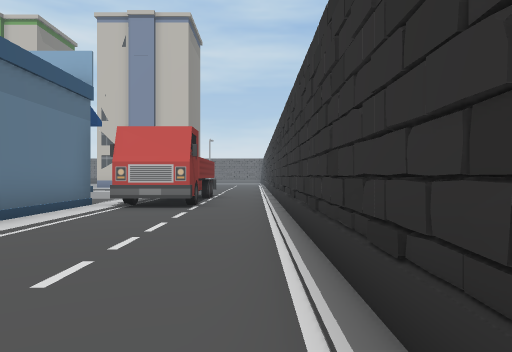
View 1 (above)

24 first-person views from a walk through a scene from a Unity 3-D project. The camera is 1.3 m above the floor, looks level and sees 70° across. The floor is counted in squares, 2 m on a side. Each view is taken from the middle of a square. On the plan, view 1 faces up. The plan holds only what a view shows up to about 11 squares ahead; the rest is blank. The place goes on beyond the plan. The player character is not drawn. Some animated figures are left out. Door leaves are left out, so doorways stand open. Some surface patterns are stand-ins.

View 2
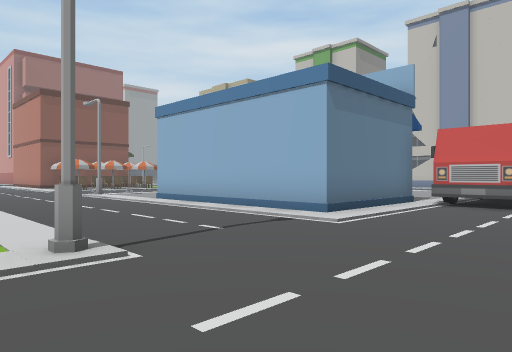

View 3
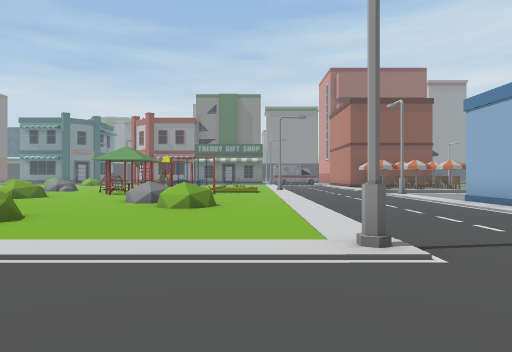

View 4
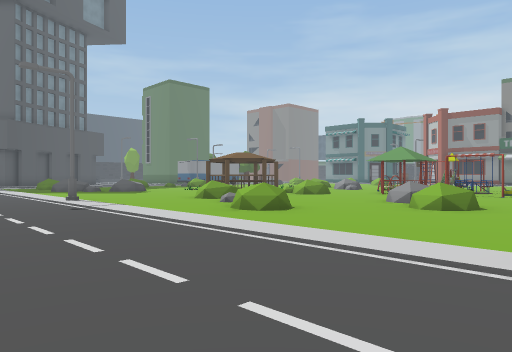

View 5
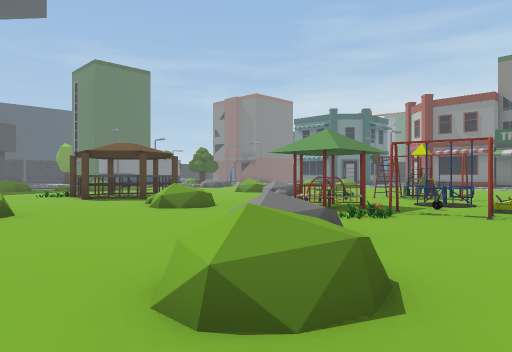

View 6
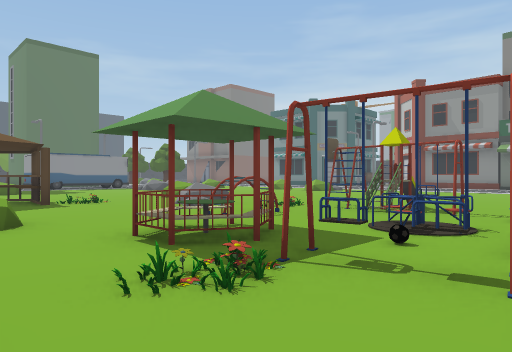

View 7
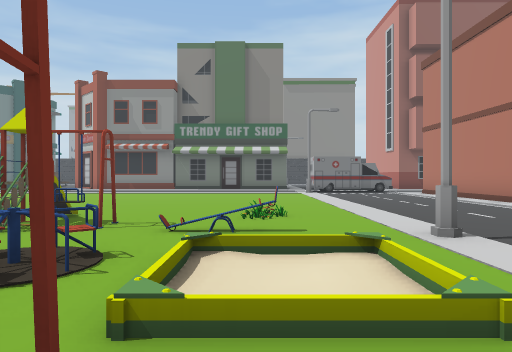

View 8
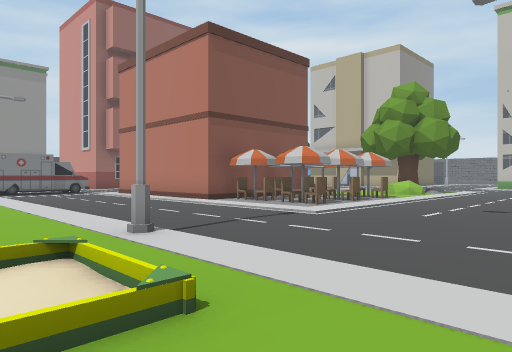

View 9
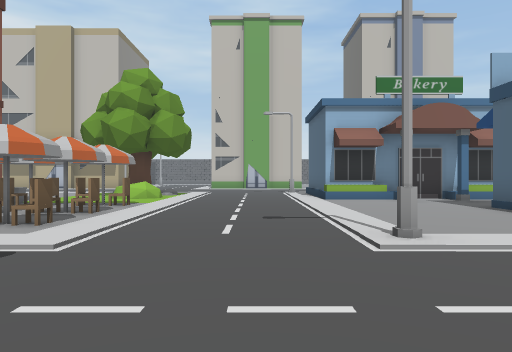

View 10
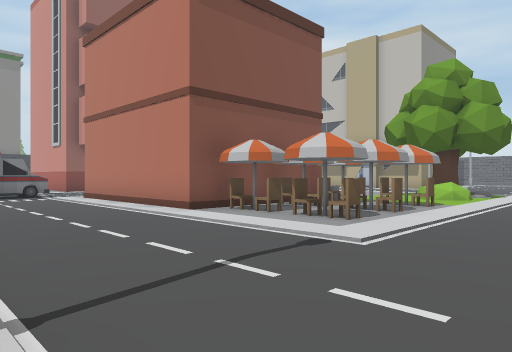

View 11
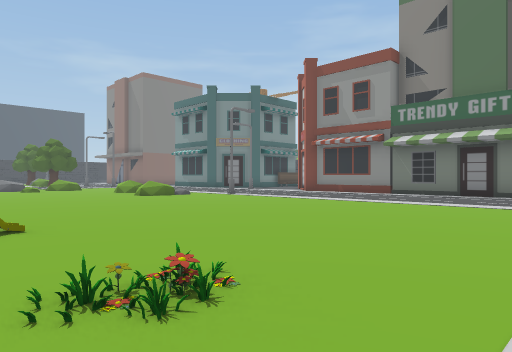

View 12
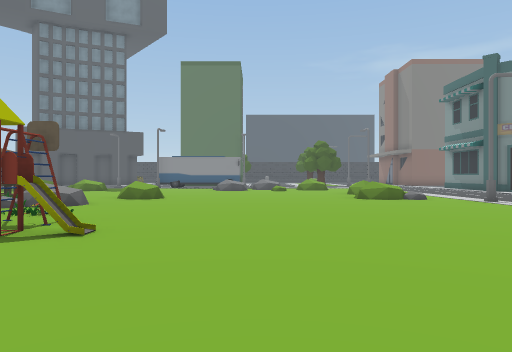

View 13
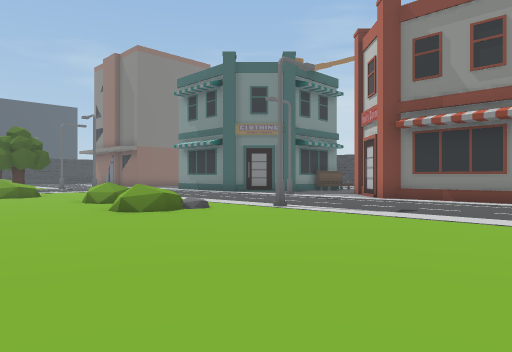

View 14
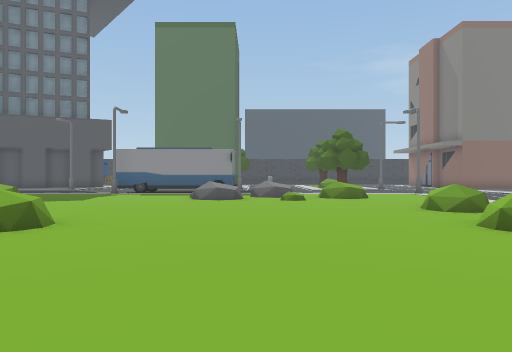

View 15
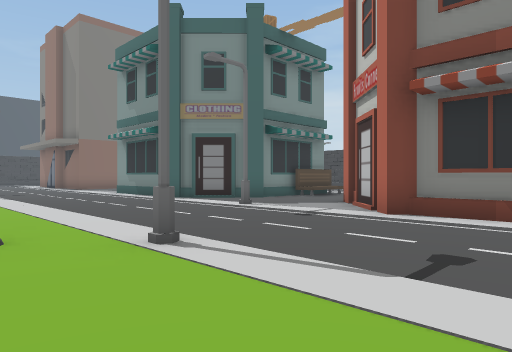

View 16
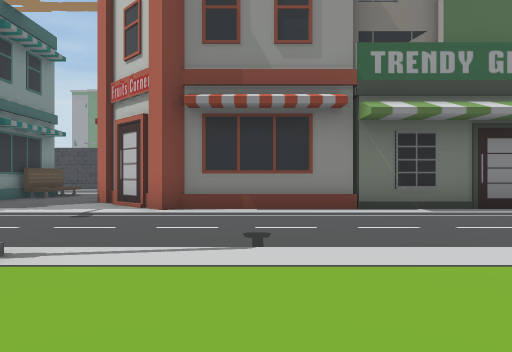

View 17
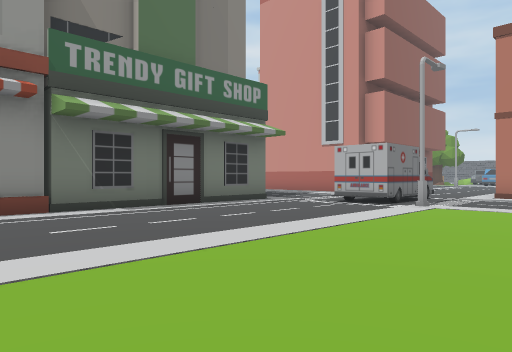

View 18
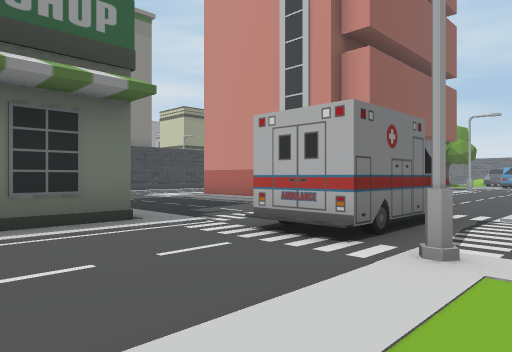

View 19
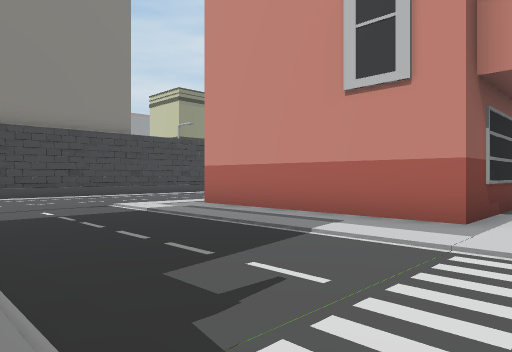

View 20
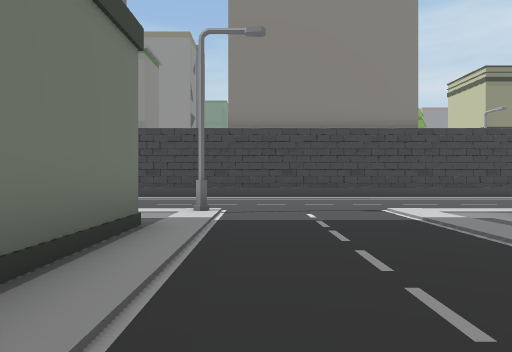

View 21
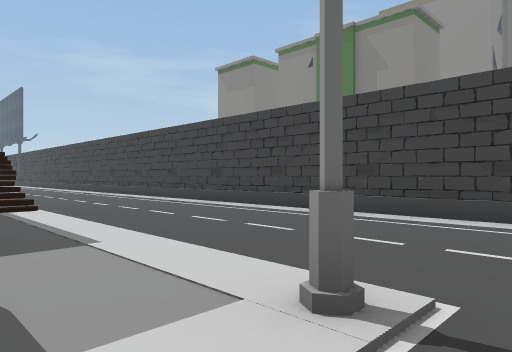

View 22
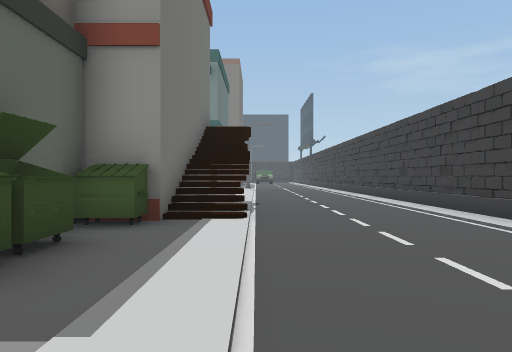

View 23
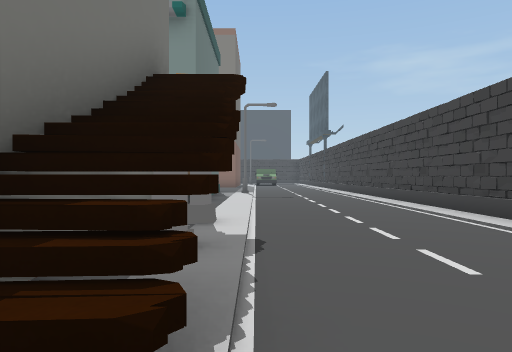

View 24
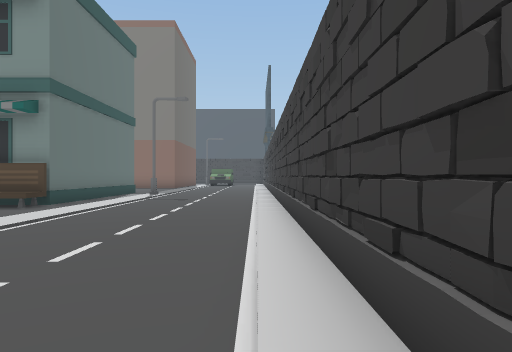

### Floor plan
Key: @ floor where view 1 was taken; # wall or solid block; . main floor; : floor 0.25 m higher than the main floor; + floor 0.5 m higher than the main floor; / step, stairs or slope; = window, fence, low wall or low ledge; ^ raised ledge; O other object.
Columns run from 41 left of view 1 to 1 right of it. Each row starts with its distance up from view 1.
 11                        OO....OOOOOO    O..#
 10                       .........O.O     O..#
  9              ..      O............     O..#
  8 #.        O  ..      #OOO........    #OO..#
  7 #...      O. ..      #OOO.......#    #....#
  6 O....OOOOOO. ..      #..........     #....#
  5 O...........  ..     #OOO.......     #....#
  4 O...........  ..######.......O..######....#
  3 O............ O...........................#
  2 O............ O...........................#
  1 O............OO...........................#
  0 #....O.......//O.........O............O..@
 -1 #......OOOO#..............//..............
 -2 #......   O#...........O./  .....OO.......
 -3 #.....O   O#...........O../.O.O.OO........
 -4 #.....O   O#............#.OO.OOOO........
 -5 #......O  O#...........:#...OO......O....
 -6 #...//OO  ##............#O..OO...........
 -7 #...//#    #............O..#..O..........
 -8 #.../##    #.............O....OO..OO.....
 -9 #....O     #.............OO....... .....
-10 #.....=   ^#...O...........OO.....  ..O.
-11 #....O   ^#......O........O..###..   ...
-12 #.....  .........OO.....OO..O^ ^..    ..
-13 #..... ....O.............  ..#  ..
-14 #.....OO.........O........
-15 #.....OOOO.......O.........
-16 #.....O   O..... ..........
-17 #.....O    O.... ...+.O.....OO
-18 #.....O      .....OOO/O.....OO

Where each view was taken, in squares from view 1:
view 1: 0 up, 0 right, facing up
view 2: 1 down, 0 right, facing up-left
view 3: 1 down, 0 right, facing left
view 4: 0 up, 0 right, facing down-left
view 5: 1 down, 6 left, facing down-left
view 6: 2 down, 10 left, facing down-left
view 7: 2 down, 12 left, facing left
view 8: 2 down, 12 left, facing up-left
view 9: 0 up, 14 left, facing up
view 10: 0 up, 14 left, facing up-left
view 11: 0 up, 17 left, facing down-left
view 12: 1 down, 20 left, facing down
view 13: 5 down, 20 left, facing down-left
view 14: 7 down, 20 left, facing down
view 15: 7 down, 24 left, facing down-left
view 16: 8 down, 23 left, facing left
view 17: 8 down, 23 left, facing up-left
view 18: 3 down, 25 left, facing up-left
view 19: 0 up, 29 left, facing up-left
view 20: 1 up, 30 left, facing left
view 21: 1 up, 35 left, facing down-left
view 22: 1 down, 37 left, facing down
view 23: 6 down, 37 left, facing down
view 24: 7 down, 40 left, facing down
